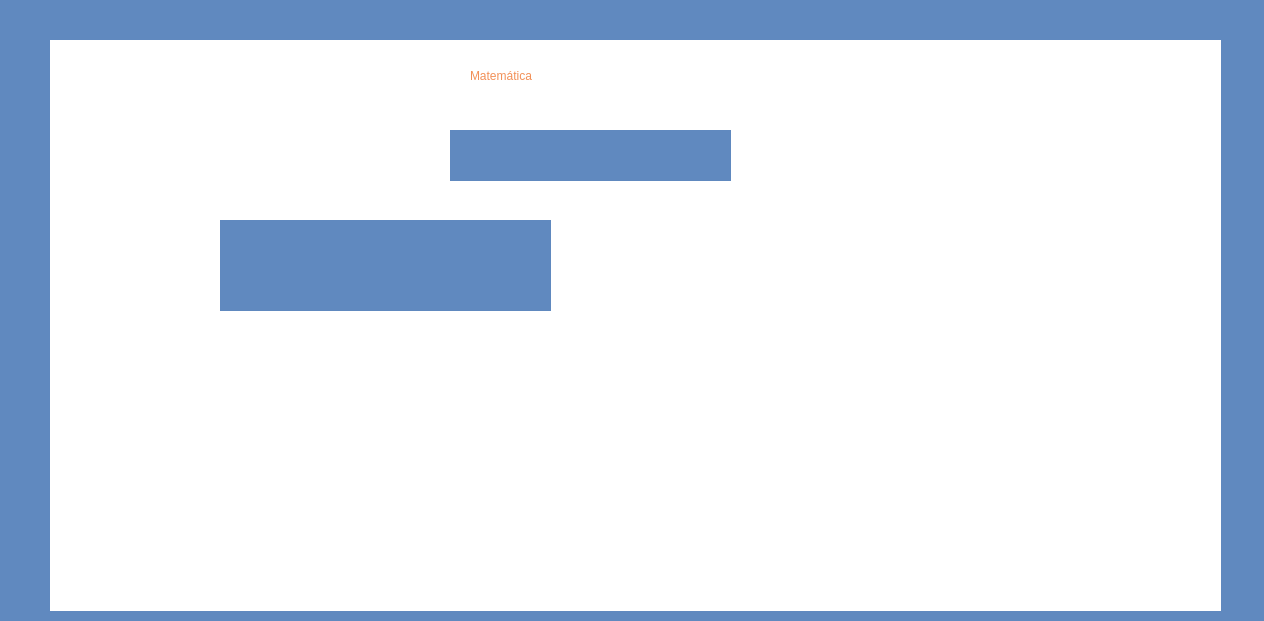
<?xml version="1.0" encoding="UTF-8"?>
<ui version="4.0">
 <class>CURSOS</class>
 <widget class="QWidget" name="CURSOS">
  <property name="geometry">
   <rect>
    <x>0</x>
    <y>0</y>
    <width>1264</width>
    <height>621</height>
   </rect>
  </property>
  <property name="windowTitle">
   <string>Form</string>
  </property>
  <property name="styleSheet">
   <string notr="true">background-color: rgb(96, 137, 191);</string>
  </property>
  <widget class="QLabel" name="label">
   <property name="geometry">
    <rect>
     <x>50</x>
     <y>40</y>
     <width>1171</width>
     <height>571</height>
    </rect>
   </property>
   <property name="styleSheet">
    <string notr="true">background-color: rgb(255, 255, 255);</string>
   </property>
   <property name="text">
    <string/>
   </property>
  </widget>
  <widget class="QLabel" name="nombreCursos">
   <property name="geometry">
    <rect>
     <x>470</x>
     <y>50</y>
     <width>451</width>
     <height>51</height>
    </rect>
   </property>
   <property name="styleSheet">
    <string notr="true">font: 700 36pt &quot;Segoe UI&quot;;
color: rgb(242, 144, 87);
background-color: rgb(255, 255, 255);</string>
   </property>
   <property name="text">
    <string>Matemática</string>
   </property>
  </widget>
  <widget class="QLabel" name="Titulo">
   <property name="geometry">
    <rect>
     <x>450</x>
     <y>130</y>
     <width>281</width>
     <height>51</height>
    </rect>
   </property>
   <property name="text">
    <string/>
   </property>
  </widget>
  <widget class="QLabel" name="descripcion">
   <property name="geometry">
    <rect>
     <x>220</x>
     <y>220</y>
     <width>331</width>
     <height>91</height>
    </rect>
   </property>
   <property name="text">
    <string/>
   </property>
  </widget>
 </widget>
 <resources/>
 <connections/>
</ui>
